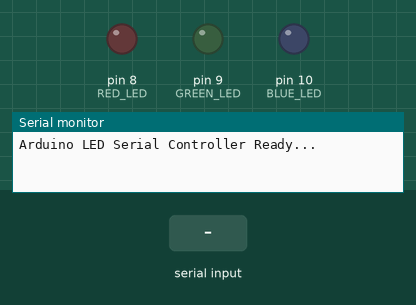
Recording of a sketch running on a simulated Arduino Uno, built with avr-gcc and run on an emulated ATmega328P. Parts: output pins drawn as LEDs (lit = HIGH), the last lines printed to the serial monitor. The inputs (shaded band) are chosen by the test bench.

Above: at 1.2 s.
1.3 s: "v\n" received over Serial
At 2.0 s:
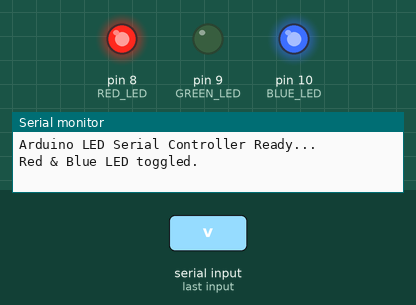
2.8 s: "r\n" received over Serial
At 3.2 s:
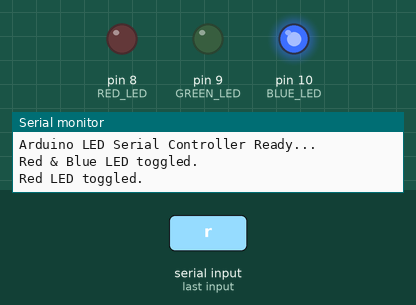
4.3 s: "g\n" received over Serial
At 5.5 s:
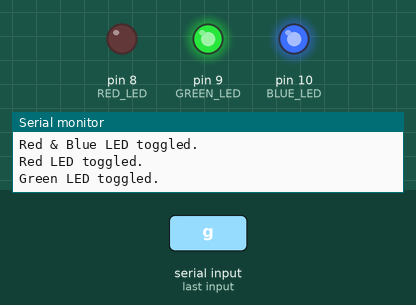
5.8 s: "b\n" received over Serial
At 6.6 s:
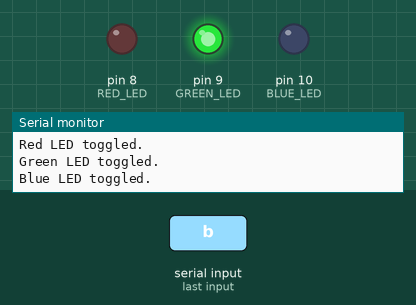
7.3 s: "a\n" received over Serial
At 7.8 s:
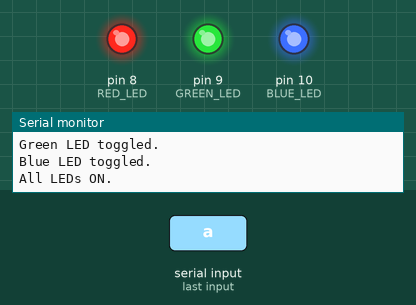
8.8 s: "b\n" received over Serial
At 10.1 s:
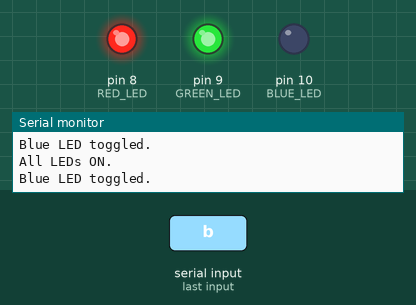
Timing chart, 0 to 11.3 s (numbered marks = the images above; inputs shaded):
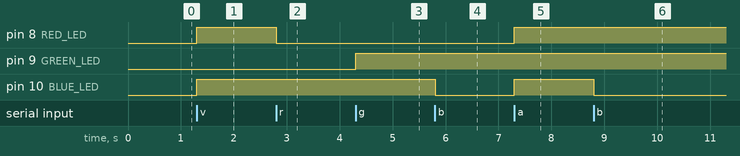

Measured:
- after the input at 1.3 s, pin 8 (RED_LED), pin 10 (BLUE_LED): LOW → HIGH at once
- after the input at 2.8 s, pin 8 (RED_LED): HIGH → LOW at once
- after the input at 4.3 s, pin 9 (GREEN_LED): LOW → HIGH at once
- after the input at 5.8 s, pin 10 (BLUE_LED): HIGH → LOW at once
- after the input at 7.3 s, pin 8 (RED_LED), pin 10 (BLUE_LED): LOW → HIGH at once
- after the input at 8.8 s, pin 10 (BLUE_LED): HIGH → LOW at once

The sketch:

ArduinoFromPython.ino
```cpp
#include "ArduinoFromPythonHeader.h"

void setup() {
  Serial.begin(9600);
  setupLEDs();
  Serial.println("Arduino LED Serial Controller Ready...");
}

void loop() {
  if (Serial.available() > 0) {

    String inputString = Serial.readStringUntil('\n');

    inputString.trim();

    if (inputString.length() == 0) {
      return;
    }

    if (inputString.length() > 1) {
      Serial.println("Error: Please input only one character.");
      return;
    }

    char input = tolower(inputString.charAt(0));

    switch (input) {
      case 'v':
        toggleViolet();
        Serial.println("Red & Blue LED toggled.");
        break;

      case 'r':
        toggleRed();
        Serial.println("Red LED toggled.");
        break;

      case 'g':
        toggleGreen();
        Serial.println("Green LED toggled.");
        break;

      case 'b':
        toggleBlue();
        Serial.println("Blue LED toggled.");
        break;

      case 'a':
        allOn();
        Serial.println("All LEDs ON.");
        break;

      case 'o':
        allOff();
        Serial.println("All LEDs OFF.");
        break;

      default:
        Serial.print("Error: Invalid input '");
        Serial.print(input);
        Serial.println("'");
        break;
    }
  }
}
```

ArduinoFromPythonHeader.h
```cpp
#ifndef ARDUINO_FROM_PYTHON_HEADER_H
#define ARDUINO_FROM_PYTHON_HEADER_H

// === Pin Assignments ===
#define RED_LED 8
#define GREEN_LED 9
#define BLUE_LED 10

// === LED States ===
bool redState = false;
bool greenState = false;
bool blueState = false;

// === All OFF ===
void allOff() {
  redState = greenState = blueState = false;
  digitalWrite(RED_LED, LOW);
  digitalWrite(GREEN_LED, LOW);
  digitalWrite(BLUE_LED, LOW);
}

// === Setup Function for LEDs ===
void setupLEDs() {
  pinMode(RED_LED, OUTPUT);
  pinMode(GREEN_LED, OUTPUT);
  pinMode(BLUE_LED, OUTPUT);

  allOff();  // Start with all LEDs off
}

// === Toggle Functions ===
void toggleRed() {
  redState = !redState;
  digitalWrite(RED_LED, redState);
}

void toggleViolet() {
  redState = !redState;
  blueState = !blueState;
  digitalWrite(RED_LED, redState);
  digitalWrite(BLUE_LED, blueState);
}

void toggleGreen() {
  greenState = !greenState;
  digitalWrite(GREEN_LED, greenState);
}

void toggleBlue() {
  blueState = !blueState;
  digitalWrite(BLUE_LED, blueState);
}

// === All ON ===
void allOn() {
  redState = greenState = blueState = true;
  digitalWrite(RED_LED, HIGH);
  digitalWrite(GREEN_LED, HIGH);
  digitalWrite(BLUE_LED, HIGH);
}


#endif
```
